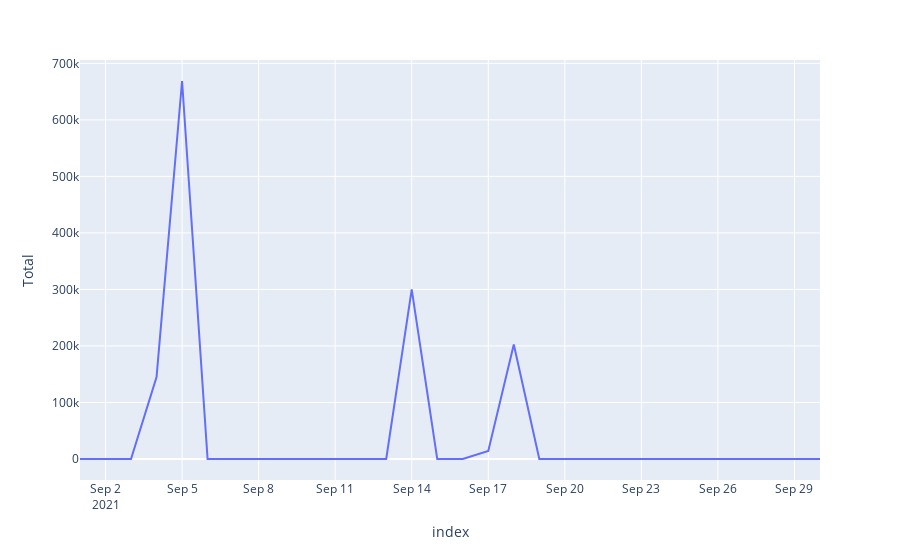

Notebook source saved alongside this figure:
### Code cell
line_df = subset_df.groupby("Tanggal").sum()
line_df = line_df.reindex(pd.date_range(start=tanggal_awal, end=tanggal_akhir, freq="1D"))
line_df = line_df.fillna(0)
line_df = line_df.reset_index()

fig = px.line(line_df, x="index", y="Total")
fig.show()

### Figure 1 — Plotly figure (JSON) as saved in the notebook; plotly's stock layout.template omitted (floating-point values rounded to 4 significant figures)
{"data": [{"hovertemplate": "index=%{x}<br>Total=%{y}<extra></extra>", "legendgroup": "", "line": {"color": "#636efa", "dash": "solid"}, "mode": "lines", "name": "", "orientation": "v", "showlegend": false, "type": "scatter", "x": ["2021-09-01T00:00:00", "2021-09-02T00:00:00", "2021-09-03T00:00:00", "2021-09-04T00:00:00", "2021-09-05T00:00:00", "2021-09-06T00:00:00", "2021-09-07T00:00:00", "2021-09-08T00:00:00", "2021-09-09T00:00:00", "2021-09-10T00:00:00", "2021-09-11T00:00:00", "2021-09-12T00:00:00", "2021-09-13T00:00:00", "2021-09-14T00:00:00", "2021-09-15T00:00:00", "2021-09-16T00:00:00", "2021-09-17T00:00:00", "2021-09-18T00:00:00", "2021-09-19T00:00:00", "2021-09-20T00:00:00", "2021-09-21T00:00:00", "2021-09-22T00:00:00", "2021-09-23T00:00:00", "2021-09-24T00:00:00", "2021-09-25T00:00:00", "2021-09-26T00:00:00", "2021-09-27T00:00:00", "2021-09-28T00:00:00", "2021-09-29T00:00:00", "2021-09-30T00:00:00"], "xaxis": "x", "y": [0, 0, 0, 145000, 668800, 0, 0, 0, 0, 0, 0, 0, 0, 300000, 0, 0, 14400, 202500, 0, 0, 0, 0, 0, 0, 0, 0, 0, 0, 0, 0], "yaxis": "y"}], "layout": {"legend": {"tracegroupgap": 0}, "margin": {"t": 60}, "xaxis": {"anchor": "y", "domain": [0, 1], "title": {"text": "index"}}, "yaxis": {"anchor": "x", "domain": [0, 1], "title": {"text": "Total"}}}}
